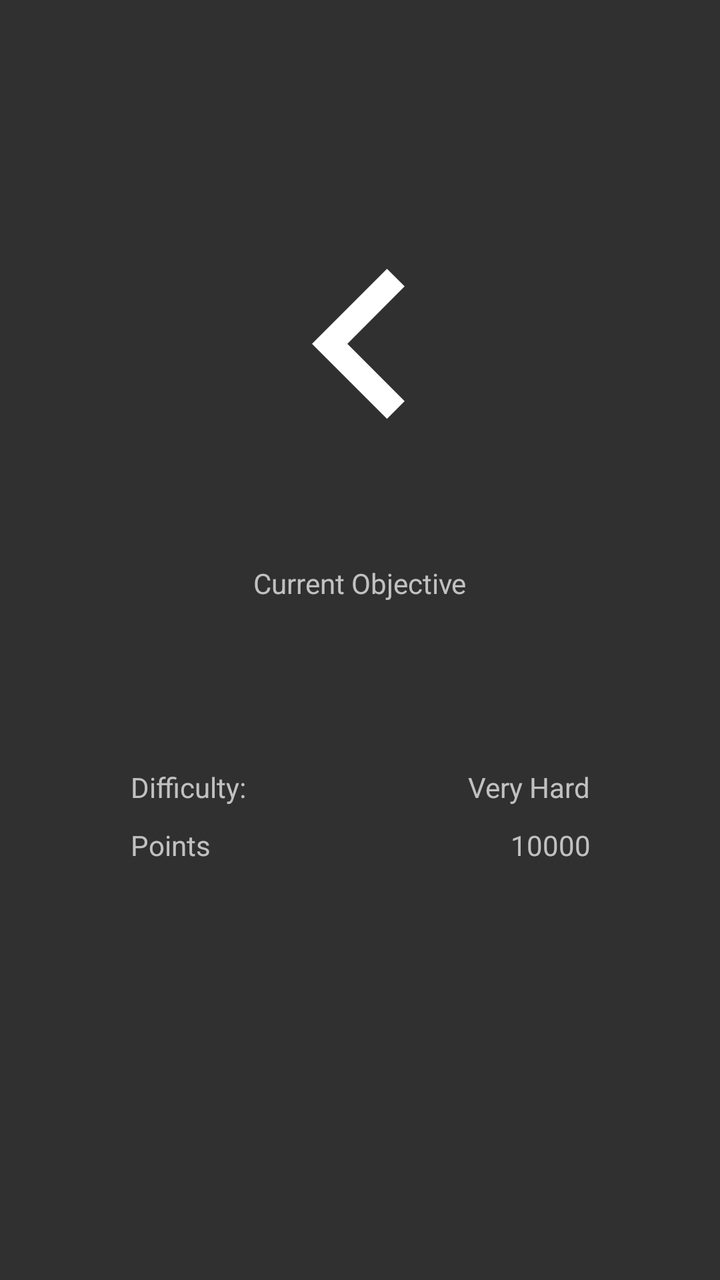
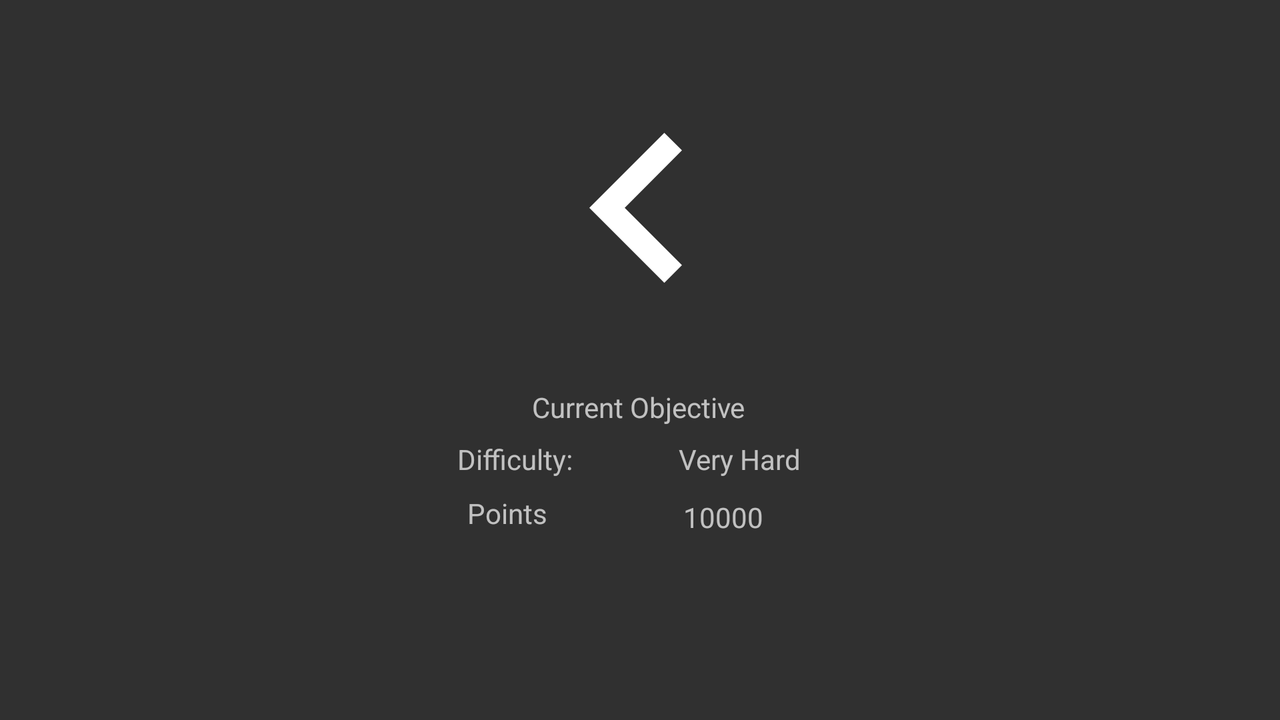

One screen, two layout resources from the same app: the default and the repository's alternative for another configuration. Each is rendered where Android would select it; the XML of both is given below.
<!-- AndroidManifest.xml: application theme Theme.AppCompat -->
<!-- res/layout/fragment_difficulty.xml -->
<?xml version="1.0" encoding="utf-8"?>
<androidx.constraintlayout.widget.ConstraintLayout xmlns:android="http://schemas.android.com/apk/res/android"
    xmlns:app="http://schemas.android.com/apk/res-auto"
    xmlns:tools="http://schemas.android.com/tools"
    android:layout_width="match_parent"
    android:layout_height="match_parent"
    tools:context=".fragments.DifficultyFragment" >

    <TextView
        android:id="@+id/textView2"
        android:layout_width="wrap_content"
        android:layout_height="wrap_content"
        android:layout_marginTop="32dp"
        android:text="@string/gsettings_current_objective"
        app:layout_constraintEnd_toEndOf="parent"
        app:layout_constraintStart_toStartOf="parent"
        app:layout_constraintTop_toBottomOf="@+id/imageView3" />

    <ImageView
        android:id="@+id/imageView3"
        android:layout_width="150dp"
        android:layout_height="150dp"
        android:layout_marginTop="100dp"
        android:scaleType="centerCrop"
        android:src="@drawable/ic_launcher_background"
        app:layout_constraintEnd_toEndOf="parent"
        app:layout_constraintHorizontal_bias="0.504"
        app:layout_constraintStart_toStartOf="parent"
        app:layout_constraintTop_toTopOf="parent"
        tools:srcCompat="@tools:sample/backgrounds/scenic[5]" />

    <RelativeLayout
        android:layout_width="410dp"
        android:layout_height="173dp"
        app:layout_constraintBottom_toBottomOf="parent"
        app:layout_constraintEnd_toEndOf="parent"
        app:layout_constraintStart_toStartOf="parent"
        app:layout_constraintTop_toBottomOf="@+id/textView2">

        <TextView
            android:id="@+id/text_difficulty"
            android:layout_width="wrap_content"
            android:layout_height="wrap_content"
            android:layout_alignParentLeft="true"
            android:layout_marginLeft="90dp"
            android:text="Difficulty:" />

        <TextView
            android:id="@+id/value_difficulty"
            android:layout_width="wrap_content"
            android:layout_height="wrap_content"
            android:layout_alignParentRight="true"
            android:layout_marginRight="90dp"
            android:text="Very Hard" />

        <TextView
            android:id="@+id/textView7"
            android:layout_width="wrap_content"
            android:layout_height="wrap_content"
            android:layout_below="@id/text_difficulty"
            android:layout_alignParentLeft="true"
            android:layout_marginLeft="90dp"
            android:layout_marginTop="10dp"
            android:text="Points" />

        <TextView
            android:id="@+id/textView6"
            android:layout_width="wrap_content"
            android:layout_height="wrap_content"
            android:layout_below="@id/value_difficulty"
            android:layout_alignParentRight="true"
            android:layout_marginTop="10dp"
            android:layout_marginRight="90dp"
            android:text="10000" />
    </RelativeLayout>

</androidx.constraintlayout.widget.ConstraintLayout>
<!-- resources referenced by this layout -->
<resources>
  <!-- drawable ic_launcher_background (drawable) -->
  <?xml version="1.0" encoding="utf-8"?>
  <vector android:height="24dp"
      android:tint="@color/white"
      android:viewportHeight="24.0"
      android:viewportWidth="24.0"
      android:width="24dp"
      xmlns:android="http://schemas.android.com/apk/res/android">
      <path android:fillColor="#FF000000" android:pathData="M15.41,16.09l-4.58,-4.59 4.58,-4.59L14,5.5l-6,6 6,6z"/>
  </vector>
  <string name="gsettings_current_objective">Current Objective</string>
  <color name="white">#FFFFFF</color>
</resources>
<!-- res/layout-land/fragment_difficulty.xml (the repository's variant of the layout above) -->
<!-- drawn on the phone turned sideways -->
<?xml version="1.0" encoding="utf-8"?>
<androidx.constraintlayout.widget.ConstraintLayout xmlns:android="http://schemas.android.com/apk/res/android"
    xmlns:app="http://schemas.android.com/apk/res-auto"
    xmlns:tools="http://schemas.android.com/tools"
    android:layout_width="match_parent"
    android:layout_height="match_parent"
    android:background="@col"
    tools:context=".DifficultyFragment" >

    <TextView
        android:id="@+id/textView2"
        android:layout_width="wrap_content"
        android:layout_height="wrap_content"
        android:layout_marginTop="12dp"
        android:text="@string/gsettings_current_objective"
        app:layout_constraintEnd_toEndOf="parent"
        app:layout_constraintHorizontal_bias="0.499"
        app:layout_constraintStart_toStartOf="parent"
        app:layout_constraintTop_toBottomOf="@+id/imageView3" />

    <ImageView
        android:id="@+id/imageView3"
        android:layout_width="150dp"
        android:layout_height="150dp"
        android:layout_marginTop="32dp"
        android:scaleType="centerCrop"
        android:src="@drawable/ic_launcher_background"
        app:layout_constraintEnd_toEndOf="parent"
        app:layout_constraintHorizontal_bias="0.499"
        app:layout_constraintStart_toStartOf="parent"
        app:layout_constraintTop_toTopOf="parent"
        tools:srcCompat="@tools:sample/backgrounds/scenic[5]" />

    <RelativeLayout
        android:layout_width="420dp"
        android:layout_height="61dp"
        app:layout_constraintBottom_toBottomOf="parent"
        app:layout_constraintEnd_toEndOf="parent"
        app:layout_constraintHorizontal_bias="0.498"
        app:layout_constraintStart_toStartOf="parent"
        app:layout_constraintTop_toBottomOf="@+id/textView2"
        app:layout_constraintVertical_bias="0.08">

        <TextView
            android:id="@+id/text_difficulty"
            android:layout_width="wrap_content"
            android:layout_height="wrap_content"
            android:layout_alignParentLeft="true"
            android:layout_marginLeft="119dp"
            android:text="Difficulty:" />

        <TextView
            android:id="@+id/value_difficulty"
            android:layout_width="wrap_content"
            android:layout_height="wrap_content"
            android:layout_alignParentRight="true"
            android:layout_marginStart="53dp"
            android:layout_marginRight="116dp"
            android:layout_toEndOf="@+id/text_difficulty"
            android:text="Very Hard" />

        <TextView
            android:id="@+id/textView7"
            android:layout_width="55dp"
            android:layout_height="wrap_content"
            android:layout_below="@id/text_difficulty"
            android:layout_alignParentLeft="true"
            android:layout_marginLeft="124dp"
            android:layout_marginTop="8dp"
            android:text="Points" />

        <TextView
            android:id="@+id/textView6"
            android:layout_width="wrap_content"
            android:layout_height="wrap_content"
            android:layout_below="@id/value_difficulty"
            android:layout_alignParentRight="true"
            android:layout_marginStart="53dp"
            android:layout_marginTop="10dp"
            android:layout_marginRight="139dp"
            android:layout_toEndOf="@+id/textView7"
            android:text="10000" />
    </RelativeLayout>

</androidx.constraintlayout.widget.ConstraintLayout>
